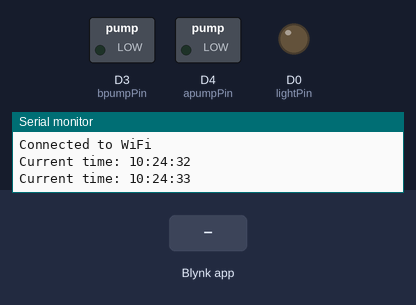
A sketch run on a simulated ESP8266 (NodeMCU). On the bench: switched loads named in the sketch (green lamp = pin HIGH), output pins drawn as LEDs (lit = HIGH), the last lines printed to the serial monitor. The inputs (shaded band) are chosen by the test bench. WiFi joins after 1.5 s; servers stay silent unless stated; network time is answered at once with the bench clock; the local clock reads 2024-03-15 10:24:30 at power-on unless the sketch sets it.

Above: at 3.5 s.
3.6 s: Blynk app writes 1 to V4
At 5.5 s:
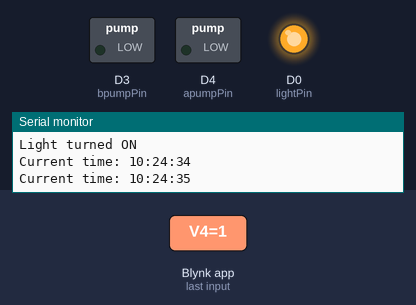
5.8 s: Blynk app writes 0 to V4
At 7.3 s:
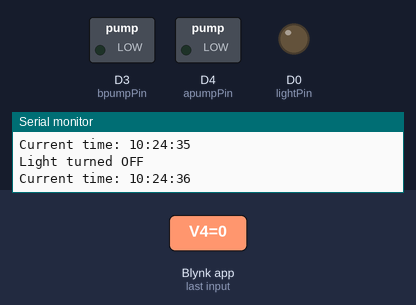
Timing chart, 0 to 8.8 s (numbered marks = the images above; inputs shaded):
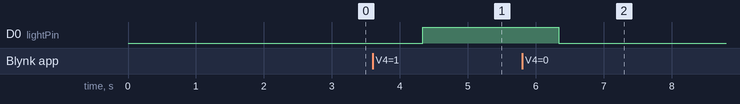

Measured:
- after the input at 3.6 s, D0 (lightPin): LOW → HIGH after 0.74 s
- after the input at 5.8 s, D0 (lightPin): HIGH → LOW after 0.54 s

The sketch:

pH_light.ino
```cpp
#define BLYNK_TEMPLATE_ID "define your template id"
#define BLYNK_TEMPLATE_NAME "define template name"
#define BLYNK_AUTH_TOKEN "define auth token"

#include <ESP8266WiFi.h>
#include <BlynkSimpleEsp8266.h>
#include <time.h>
//#include <ThingSpeak.h>
#include <WiFiClient.h>
#include <ESP8266WebServer.h>
#include <NTPClient.h>
#include <WiFiUdp.h>
BlynkTimer timer;
WiFiClient espClient;
WiFiUDP ntpUDP;
NTPClient timeClient(ntpUDP, "pool.ntp.org", 19800); // Indian timezone, adjust if necessary

ESP8266WebServer server(80);

// WiFi credentials
char ssid[] = "ssid"; //define your wifi ssid
char pass[] = "password"; //define your wifi password

const int phPin = A0;   // Analog pin connected to the pH sensor
const int apumpPin = D4;   // Digital pin connected to the acidic pump
const int bpumpPin = D3;    // Digital pin connected to the basic pump
const int lightPin = D0;    // Digital pin connected to the grow light
const int phLowThreshold = 6.5;
const int phHighThreshold = 7.5;
const unsigned long pumpInterval = 300000;
unsigned long previousMillis = 0;


void automaticlight() {
  server.handleClient();

  timeClient.update(); // Update time

  // Get current time
  String formattedTime = timeClient.getFormattedTime();

  // Display current time on serial monitor
  Serial.print("Current time: ");
  Serial.println(formattedTime);

  // Automatic light control
  int currentHour = timeClient.getHours();
  int currentMinute = timeClient.getMinutes();


  if (currentHour == 18 && currentMinute == 0) {
    digitalWrite(lightPin, HIGH);
    Serial.println("Light turned ON");
  }

  if (currentHour == 7 && currentMinute == 0) {
    digitalWrite(lightPin, LOW);
    Serial.println("Light turned OFF");
  }

  delay(1000);
}

// Handle root URL
void handleRoot() {
  server.send(200, "text/plain", "Hello from ESP8266!");
}

// Handle not found URL
void handleNotFound() {
  server.send(404, "text/plain", "Not found");
}


// Function to turn on the light
void turnOnLight() {
  digitalWrite(lightPin, HIGH);
  Serial.println("Light turned ON");
}

// Function to turn off the light
void turnOffLight() {
  digitalWrite(lightPin, LOW);
  Serial.println("Light turned OFF");
}


// Blynk virtual pin handler to control the light manually
BLYNK_WRITE(V4) {
  int value = param.asInt();
  if (value == 1) {
    turnOnLight();
  } else {
    turnOffLight();
  }
}


void checkpH() {
  unsigned long currentMillis = millis();
  if (currentMillis - previousMillis >= pumpInterval) {
    previousMillis = currentMillis;
    int sensorValue = analogRead(phPin);
    float voltage = sensorValue * (3.3 / 1023.0);  // Convert the analog reading to voltage

    // Convert voltage to pH value based on the calibration
    float slope = (9-4) / (2.5-1.5);
    float intercept = 4 - slope * 1.5;
    float ph = slope * voltage + intercept;
    Blynk.virtualWrite(V1, ph);
    Serial.print("pH: ");
    Serial.println(ph);
    delay(2000);

    if (ph < phLowThreshold) {
      digitalWrite(bpumpPin, HIGH);   // Turn on the basic pump for low pH
      delay(5000);
      digitalWrite(bpumpPin, LOW);
      digitalWrite(apumpPin, LOW);   // Turn off acidic pump for high pH
    }
    else if (ph > phHighThreshold) {
      digitalWrite(apumpPin, HIGH);   // Turn on the acidic pump for low pH
      delay(5000);
      digitalWrite(apumpPin, LOW);
      digitalWrite(bpumpPin, LOW);   // Turn off basic pump for high pH
    }
    else {
      digitalWrite(apumpPin, LOW);
      digitalWrite(bpumpPin, LOW);
    }
  }
}


void setup() {
  Serial.begin(9600);
    // Connect to WiFi
  WiFi.begin(ssid, pass);
  while (WiFi.status() != WL_CONNECTED) {
    delay(1000);
    Serial.println("Connecting to WiFi...");
  }
  Serial.println("Connected to WiFi");

  // Connect to Blynk
  Blynk.begin(BLYNK_AUTH_TOKEN, ssid, pass);
  timeClient.begin();
  //timeClient.updateInterval(60000); // Update time every minute
  timer.setInterval(60000, automaticlight);
  // Setup HTTP server routes
  server.on("/", HTTP_GET, handleRoot);
  server.onNotFound(handleNotFound);

  server.begin();

  pinMode(phPin, INPUT);
  pinMode(apumpPin, OUTPUT);
  pinMode(bpumpPin, OUTPUT);
  pinMode(lightPin, OUTPUT);
  digitalWrite(apumpPin, LOW);
  digitalWrite(bpumpPin, LOW);
}


void loop() {
  Blynk.run();
  timer.run();
  checkpH();
  automaticlight();
}
```
